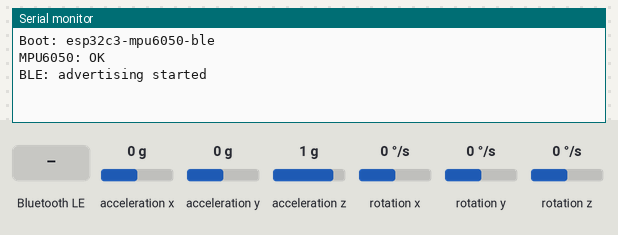
Bench run of a program on a simulated ESP32-C3. Parts: the last lines printed to the serial monitor. Inputs (shaded band) come from the test bench; at power-on: acceleration x 0 g, acceleration y 0 g, acceleration z 1 g, rotation x 0 °/s, rotation y 0 °/s, rotation z 0 °/s. Nothing arrives over Bluetooth unless stated; a phone connects over Bluetooth LE 3 s after start.

Above: at 1.5 s.
1.6 s: Bluetooth LE write "1" received
At 2.5 s:
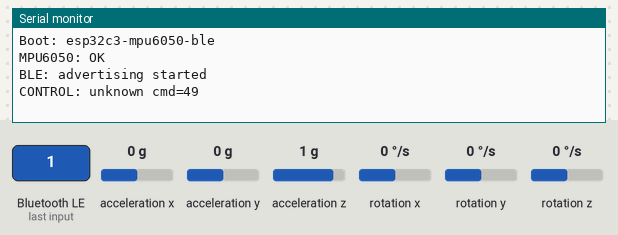
4.6 s: Bluetooth LE write "0" received
At 6.0 s:
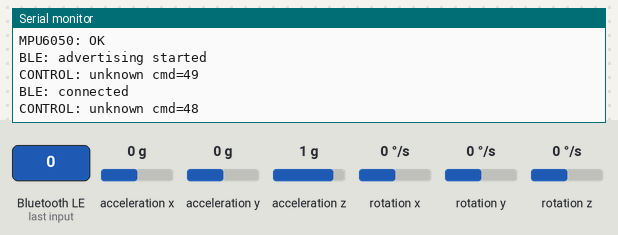

The program:

main.cpp
```cpp
#include <Arduino.h>
#include <Wire.h>

#include <NimBLEDevice.h>

#include "I2Cdev.h"
#include "MPU6050.h"

// -------------------------
// BLE UUIDs (doivent matcher l'app Android BleUuids.kt)
// -------------------------
static NimBLEUUID JUDO_STREAM_SERVICE("0000fe40-cc7a-482a-984a-7f2ed5b3e58f");
static NimBLEUUID CONTROL_CHAR_UUID("0000fe41-cc7a-482a-984a-7f2ed5b3e58f");
static NimBLEUUID LIVE_DATA_CHAR_UUID("0000fe42-cc7a-482a-984a-7f2ed5b3e58f");
static NimBLEUUID EVENT_MARK_CHAR_UUID("0000fe43-cc7a-482a-984a-7f2ed5b3e58f");
static NimBLEUUID STATUS_CHAR_UUID("0000fe44-cc7a-482a-984a-7f2ed5b3e58f");

// -------------------------
// Streaming config
// -------------------------
// On produit 50 Hz (1 sample toutes les 20 ms)
static constexpr uint32_t SAMPLE_PERIOD_MS = 20;
// On batch 10 samples / notification => 5 notifs/s
static constexpr uint8_t SAMPLES_PER_PACKET = 10;

// MPU-6050 ranges
// +/- 4g pour un bon compromis (8192 LSB/g)
static constexpr uint8_t ACCEL_RANGE = MPU6050_ACCEL_FS_4;

// Pour convertir en mg selon la plage
static float accelLsbPerG(uint8_t range) {
    switch (range) {
        case MPU6050_ACCEL_FS_2:  return 16384.0f;
        case MPU6050_ACCEL_FS_4:  return 8192.0f;
        case MPU6050_ACCEL_FS_8:  return 4096.0f;
        case MPU6050_ACCEL_FS_16: return 2048.0f;
        default: return 8192.0f;
    }
}

// -------------------------
// Simple engagement estimator (V1)
// -------------------------
// a_dyn_mg = | |a| - 1g | (approx), en mg
// engage_inst = moyenne glissante (fenêtre 1s) de a_dyn_mg, clampée en 0..65535
static constexpr uint16_t ENGAGE_SCALE = 1; // 1 unité = 1 mg
static constexpr uint16_t ENGAGE_MAX = 65535;

// Fenêtre 1 sec -> 50 samples
static constexpr uint16_t WINDOW_SAMPLES = 50;
static uint32_t windowSum = 0;
static uint16_t windowBuf[WINDOW_SAMPLES];
static uint16_t windowIdx = 0;
static bool windowFilled = false;

static inline uint16_t updateWindow(uint16_t aDynMg) {
    if (!windowFilled) {
        windowBuf[windowIdx++] = aDynMg;
        windowSum += aDynMg;
        if (windowIdx >= WINDOW_SAMPLES) {
            windowIdx = 0;
            windowFilled = true;
        }
        uint16_t count = windowFilled ? WINDOW_SAMPLES : windowIdx;
        if (count == 0) return 0;
        return (uint16_t)min<uint32_t>(ENGAGE_MAX, (windowSum / count) * ENGAGE_SCALE);
    }

    // fenêtre circulaire
    windowSum -= windowBuf[windowIdx];
    windowBuf[windowIdx] = aDynMg;
    windowSum += aDynMg;
    windowIdx = (uint16_t)((windowIdx + 1) % WINDOW_SAMPLES);

    return (uint16_t)min<uint32_t>(ENGAGE_MAX, (windowSum / WINDOW_SAMPLES) * ENGAGE_SCALE);
}

// -------------------------
// Globals
// -------------------------
static MPU6050 mpu;

static NimBLEServer* server = nullptr;
static NimBLECharacteristic* liveDataChar = nullptr;
static NimBLECharacteristic* controlChar = nullptr;

static bool deviceConnected = false;
static bool streaming = false;
static uint32_t sessionStartMs = 0;

// Packet buffer
// Format little-endian:
// uint32 t0_ms
// uint8 n
// n * (int16 a_dyn_mg, uint16 engage_inst)
static uint8_t packet[4 + 1 + SAMPLES_PER_PACKET * 4];
static uint8_t packetCount = 0;
static uint32_t packetT0 = 0;

static void writeU32LE(uint8_t* dst, uint32_t v) {
    dst[0] = (uint8_t)(v & 0xFF);
    dst[1] = (uint8_t)((v >> 8) & 0xFF);
    dst[2] = (uint8_t)((v >> 16) & 0xFF);
    dst[3] = (uint8_t)((v >> 24) & 0xFF);
}

static void writeI16LE(uint8_t* dst, int16_t v) {
    dst[0] = (uint8_t)(v & 0xFF);
    dst[1] = (uint8_t)((v >> 8) & 0xFF);
}

static void writeU16LE(uint8_t* dst, uint16_t v) {
    dst[0] = (uint8_t)(v & 0xFF);
    dst[1] = (uint8_t)((v >> 8) & 0xFF);
}

class ServerCallbacks : public NimBLEServerCallbacks {
    void onConnect(NimBLEServer* /*pServer*/, NimBLEConnInfo& /*connInfo*/) override {
        deviceConnected = true;
        Serial.println("BLE: connected");
    }

    void onDisconnect(NimBLEServer* pServer, NimBLEConnInfo& /*connInfo*/, int /*reason*/) override {
        deviceConnected = false;
        streaming = false;
        Serial.println("BLE: disconnected");
        // Re-advertise
        NimBLEDevice::startAdvertising();
    }
};

class ControlCallbacks : public NimBLECharacteristicCallbacks {
    void onWrite(NimBLECharacteristic* c, NimBLEConnInfo& /*connInfo*/) override {
        std::string v = c->getValue();
        if (v.size() == 0) return;

        // Protocole simple pour v1:
        // 0x01 = START_SESSION
        // 0x02 = STOP_SESSION
        uint8_t cmd = (uint8_t)v[0];
        if (cmd == 0x01) {
            streaming = true;
            sessionStartMs = millis();
            packetCount = 0;
            windowSum = 0;
            windowIdx = 0;
            windowFilled = false;
            Serial.println("CONTROL: START_SESSION");
        } else if (cmd == 0x02) {
            streaming = false;
            packetCount = 0;
            Serial.println("CONTROL: STOP_SESSION");
        } else {
            Serial.print("CONTROL: unknown cmd=");
            Serial.println(cmd);
        }
    }
};

static void setupBle() {
    NimBLEDevice::init("JudoSensor-MPU");
    NimBLEDevice::setPower(ESP_PWR_LVL_P9); // puissance max (utile dojo)

    server = NimBLEDevice::createServer();
    server->setCallbacks(new ServerCallbacks());

    NimBLEService* svc = server->createService(JUDO_STREAM_SERVICE);

    controlChar = svc->createCharacteristic(
        CONTROL_CHAR_UUID,
        NIMBLE_PROPERTY::WRITE
    );
    controlChar->setCallbacks(new ControlCallbacks());

    liveDataChar = svc->createCharacteristic(
        LIVE_DATA_CHAR_UUID,
        NIMBLE_PROPERTY::NOTIFY
    );

    // (optionnels pour plus tard)
    svc->createCharacteristic(EVENT_MARK_CHAR_UUID, NIMBLE_PROPERTY::WRITE);
    svc->createCharacteristic(STATUS_CHAR_UUID, NIMBLE_PROPERTY::READ | NIMBLE_PROPERTY::NOTIFY);

    svc->start();

    NimBLEAdvertising* adv = NimBLEDevice::getAdvertising();
    adv->setAppearance(0x0000);
    adv->addServiceUUID(JUDO_STREAM_SERVICE);
    adv->setScanResponse(true);
    adv->start();

    Serial.println("BLE: advertising started");
}

static bool setupMpu() {
    Wire.begin();

    mpu.initialize();

    if (!mpu.testConnection()) {
        Serial.println("MPU6050: connection failed");
        return false;
    }

    mpu.setFullScaleAccelRange(ACCEL_RANGE);

    // Filtre passe-bas interne (optionnel). 42Hz est un bon départ.
    mpu.setDLPFMode(MPU6050_DLPF_BW_42);

    Serial.println("MPU6050: OK");
    return true;
}

static uint16_t computeADynMg(int16_t ax, int16_t ay, int16_t az) {
    // |a| en g (approx)
    const float lsbPerG = accelLsbPerG(ACCEL_RANGE);
    const float xg = (float)ax / lsbPerG;
    const float yg = (float)ay / lsbPerG;
    const float zg = (float)az / lsbPerG;

    const float mag = sqrtf(xg * xg + yg * yg + zg * zg);
    const float dyn = fabsf(mag - 1.0f);

    uint32_t mg = (uint32_t)lroundf(dyn * 1000.0f);
    if (mg > 20000) mg = 20000; // clamp sécurité
    return (uint16_t)mg;
}

static void flushPacketIfReady() {
    if (!deviceConnected) return;
    if (!streaming) return;
    if (!liveDataChar) return;
    if (packetCount < SAMPLES_PER_PACKET) return;

    // Header
    writeU32LE(&packet[0], packetT0);
    packet[4] = packetCount;

    const size_t len = 4 + 1 + (packetCount * 4);
    liveDataChar->setValue(packet, len);
    liveDataChar->notify();

    packetCount = 0;
}

static void appendSampleToPacket(uint32_t tMs, int16_t aDynMgSigned, uint16_t engageInst) {
    if (packetCount == 0) {
        packetT0 = tMs;
    }

    // Offset après header
    const size_t base = 5 + (packetCount * 4);
    writeI16LE(&packet[base + 0], aDynMgSigned);
    writeU16LE(&packet[base + 2], engageInst);

    packetCount++;
}

void setup() {
    Serial.begin(115200);
    delay(300);

    Serial.println("Boot: esp32c3-mpu6050-ble");

    if (!setupMpu()) {
        Serial.println("ERROR: MPU init failed");
    }

    setupBle();

    // Démarrage auto du streaming en v1 (pratique pour tester rapidement)
    streaming = true;
    sessionStartMs = millis();
}

void loop() {
    static uint32_t lastSampleAt = 0;

    const uint32_t now = millis();
    if ((uint32_t)(now - lastSampleAt) < SAMPLE_PERIOD_MS) {
        // laisse du temps à NimBLE
        delay(1);
        return;
    }
    lastSampleAt = now;

    if (!streaming) {
        delay(5);
        return;
    }

    int16_t ax, ay, az;
    mpu.getAcceleration(&ax, &ay, &az);

    const uint16_t aDynMg = computeADynMg(ax, ay, az);
    const uint16_t engage = updateWindow(aDynMg);

    const uint32_t tRel = now - sessionStartMs;

    // a_dyn_mg doit être int16 dans le protocole.
    const int16_t aDynMgSigned = (aDynMg > 32767) ? 32767 : (int16_t)aDynMg;

    appendSampleToPacket(tRel, aDynMgSigned, engage);
    flushPacketIfReady();
}
```

Measured:
- after the input at 1.6 s, the serial monitor: prints a new line at once (image 1)
- after the input at 4.6 s, the serial monitor: prints a new line at once (image 2)
